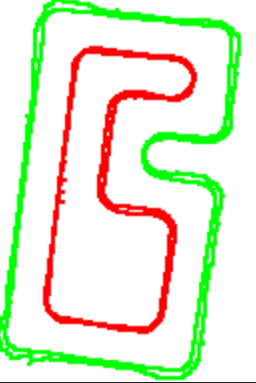
#> input picture Software/super_mega_fusion/slam_resources/carte.png, 256 x 383 px, found by its file name
$ python path_finding_pipeline_flat.py
#> lines starting #> are read from the running program, lines starting #| are printed output that depends on the picture
"""
Path finding pipeline bien moche
"""

from pathlib import Path
import numpy as np
from numpy.typing import NDArray
from PIL import Image
import matplotlib.pyplot as plt
from matplotlib.figure import Figure
from matplotlib.backends.backend_agg import FigureCanvasAgg as FigureCanvas
from matplotlib.axes import Axes
from typing import Callable, Union, TypedDict, TypeAlias
import networkx as nx
from networkx import Graph, DiGraph
from scipy.ndimage import binary_dilation, distance_transform_edt
from dataclasses import dataclass
from enum import Enum
from matplotlib.patches import Circle

# =======================================
#  Parameters
# =======================================

FACTOR_PIXEL_PER_METER = 15  # 15 pixels per meter, so 1 pixel = 0.0667 m
BINARY_DILATION_PIXELS = (
    1  # number of pixels to dilate obstacles in occupancy grid (inflation radius)
)
ASTAR_DO_DIAGONAL = (
    True  # whether to allow diagonal moves in A* graph (8-connected vs 4-connected)
)
ASTAR_AVERAGE_SPEED_MPS = (
    0.3  # assumed average speed of opponents for time estimation (m/s)
)
SAMPLE_INTERVAL_S = 0.3   # s, how often to sample points along A* path / random tree for position estimation
LOCAL_SAMPLE_INTERVAL_S = SAMPLE_INTERVAL_S / 4 # s, time interval between successive points in the local command trajectories (should be <= SAMPLE_INTERVAL_S for consistency)

WHEELBASE_M = 0.5  # m, distance between front and rear axles for trajectory prediction
# old distance-based sampling constant removed; time interval SAMPLE_INTERVAL_S now used
PATH_PLANNING_HORIZON_S = 20.0  # s, how far into the future to plan paths

OPPONENT_COLLISION_RADIUS_M = 0.1  # m, radius around opponent positions to consider as collision for trajectory checking

ASTAR_BIAS_STRENGTH = 15.0  # softmax temperature multiplier for biasing command selection toward A* path
                            # 0 = uniform random, higher = more deterministic toward A* reference

MAX_ITERATIONS = 200_000 # max iterations for path planning procedure (to prevent infinite loops)

FORWARD_DOT_THRESHOLD = 0.0  # minimum dot-product of an edge vector with the local forward direction
                              # to be included in the directed graph.  0.0 = strict forward half-space;
                              # use a small negative value (e.g. -0.3) to allow slight backward lean.

TRACK_FORWARD_REVERSED = True  # False → green wall on right / red on left  (forward = green→red cross-track)
                                 # True  → red wall on right / green on left  (forward reversed)

# Angle convention: **counter-clockwise positive** (standard math)
#   theta = 0   → facing +X (right)
#   theta = π/2 → facing +Y (up)
#   Positive steering angle → left turn (CCW)


def get_positions() -> "InitialPositions":
    # For now, just return some hardcoded positions
    return {
        "seti": Pose2D(x=-1.0, y=-0.2, theta=np.pi / 6),
        "opponents": [
            Pose2D(x=-0.7, y=0.1, theta=0),
            Pose2D(x=0.1, y=0.3, theta=np.pi / 2),
        ],
        # "target": Pose2D(x=1.0, y=2.0, theta=0.0),
        "target": Pose2D(x=-1.0, y=-2, theta=0.0),
    }


# =======================================
#  Definitions
# =======================================

# plt figure generator that will generate a figure given figures appended to show
# An item is either an image array, a callable that draws onto an Axes, or a matplotlib Figure
FigureItem = Union[NDArray, Callable[[Axes], None], Figure]


def figure_to_array(fig: Figure) -> NDArray[np.uint8]:
    """Render a matplotlib Figure to an RGBA NumPy array using the Agg backend (no GUI)."""
    FigureCanvas(fig)  # attach Agg canvas if not already present
    fig.canvas.draw()
    buf = fig.canvas.buffer_rgba()
    return np.asarray(buf)


# plt figure generator that will generate a figure given figures appended to show
class FigureGenerator:
    def __init__(self):
        self.figures: list[tuple[str, FigureItem]] = []

    def add_figure(self, name: str, figure: FigureItem) -> None:
        """Add an image (NDArray) or a draw function (Callable[[Axes], None])."""
        self.figures.append((name, figure))

    def show(self):
        # Create figure with subplots for each figure in self.figures
        n = len(self.figures)
        cols = int(np.ceil(np.sqrt(n)))
        rows = int(np.ceil(n / cols))
        main_fig, axes = plt.subplots(rows, cols, figsize=(5 * cols, 5 * rows))
        axes = axes.flatten() if n > 1 else [axes]
        for ax, (name, item) in zip(axes, self.figures):
            ax.set_title(name)
            if callable(item):
                item(ax)  # Let the callable draw directly onto the axis
            elif isinstance(item, Figure):
                ax.imshow(figure_to_array(item))
                ax.axis("off")
            else:
                ax.imshow(item)
                ax.axis("off")
        plt.tight_layout()
        plt.show()

    # [17 lines left out: function show_at_index, not called in this run]

class Occupancy(Enum):
    FREE = 0
    MISC_OBJECT = 1
    WALL_RED = 10
    WALL_GREEN = 11

OccupancyGrid: TypeAlias = np.ndarray[tuple[int, int], np.dtype[np.uint8]]  # 2D uint8 array: 0=FREE, 1=MISC_OBJECT, 10=WALL_RED, 11=WALL_GREEN

def get_occupancy_grid() -> OccupancyGrid:
    """Load carte.png (RGB) and map pixel colours to Occupancy values.

    Colour mapping:
      white (255,255,255) → FREE
      red   (255,  0,  0) → WALL_RED
      green (  0,255,  0) → WALL_GREEN
      any other colour    → MISC_OBJECT
    """
    img = Image.open(Path(__file__).parent / "carte.png").convert("RGB")
    img_array = np.array(img, dtype=np.uint8)   # shape (H, W, 3)
    img_array = np.rot90(img_array, 2)
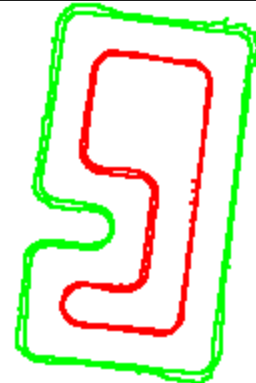
#> img_array: shape (383, 256, 3); mean R, G, B 228.5, 238.2, 212.2
    img_array = np.flip(img_array, 1)
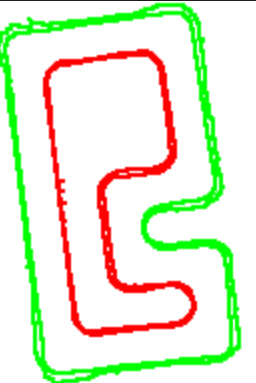
#> img_array: shape (383, 256, 3); mean R, G, B 228.5, 238.2, 212.2
    r, g, b = img_array[:, :, 0], img_array[:, :, 1], img_array[:, :, 2]
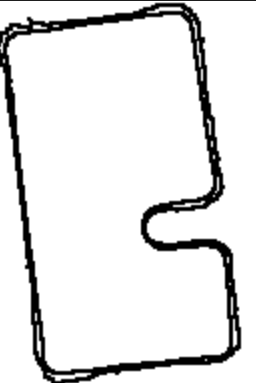
#> r: shape (383, 256); min 0, max 255, mean 228.5
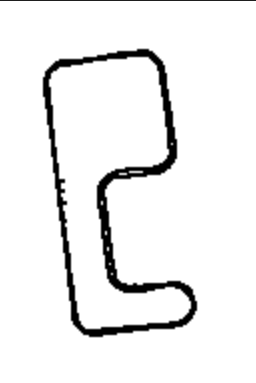
#> g: shape (383, 256); min 0, max 255, mean 238.2
    result = np.full(r.shape, Occupancy.MISC_OBJECT.value, dtype=np.uint8)
    result[(r == 255) & (g == 255) & (b == 255)] = Occupancy.FREE.value
    result[(r == 255) & (g == 0)   & (b == 0)]   = Occupancy.WALL_RED.value
    result[(r == 0)   & (g == 255) & (b == 0)]   = Occupancy.WALL_GREEN.value
    return result


@dataclass
class Pose2D:
    x: float  # m
    y: float  # m
    theta: float  # rad

    @staticmethod
    def change_frame(
        local_pose: "Pose2D",
        frame_origin_pose: "Pose2D",
    ) -> "Pose2D":
        """Convert a pose from a local frame to the global frame defined by frame_origin.

        Args:
            local_pose: The pose in the local frame
            frame_origin: The origin of the local frame in global coordinates
        Returns:
            The pose in the global frame
        """
        # Formula : |x_new|   |a|              |x_old|                       |a|
        #           |y_new| = |b| + R(t_old) *  |y_old| , where local_pose = |b|
        #           |t_new|   t_old + r                                      |r|

        # rotation matrix from local to global
        c, s = np.cos(frame_origin_pose.theta), np.sin(frame_origin_pose.theta)
        xn = frame_origin_pose.x + c * local_pose.x - s * local_pose.y
        yn = frame_origin_pose.y + s * local_pose.x + c * local_pose.y
        tn = (frame_origin_pose.theta + local_pose.theta) % (2 * np.pi)
        return Pose2D(x=xn, y=yn, theta=tn)

    def to_global(self, frame_origin_pose: "Pose2D") -> "Pose2D":
        """Convert this pose from a local frame to the global frame defined by frame_origin.

        Args:
            frame_origin_pose: The origin of the local frame in global coordinates
        Returns:
            The pose in the global frame
        """
        return Pose2D.change_frame(self, frame_origin_pose)


class InitialPositions(TypedDict):
    seti: Pose2D
    opponents: list[Pose2D]
    target: Pose2D


# =======================================
#  Main
# =======================================
fig_gen = FigureGenerator()

# ======= Initial positions and map =======
# Get occupancy grid
occupancy_grid_original = get_occupancy_grid()
# copy for calculations, will be dilated
occupancy_grid = occupancy_grid_original.copy()

# compute extent in pixel coordinates so that origin (0,0) → center of image
h, w = occupancy_grid.shape
extent = (-w / 2, w / 2, -h / 2, h / 2)

fig_occ = Figure()
ax_occ = fig_occ.add_subplot(111)
# origin='lower' makes y increase upward which matches usual coordinate frames
# draw helper that converts OccupancyGrid values to RGBA colours for display

# Colour palette for each Occupancy value
_OCCUPANCY_COLOURS: dict[int, tuple[int, int, int, int]] = {
    Occupancy.FREE.value:        (255, 255, 255, 255),  # white
    Occupancy.MISC_OBJECT.value: (160, 160, 160, 255),  # gray
    Occupancy.WALL_RED.value:    (220,  50,  50, 255),  # red
    Occupancy.WALL_GREEN.value:  ( 50, 180,  50, 255),  # green
}

def _occupancy_to_rgba(grid: OccupancyGrid) -> np.ndarray:
    """Return an (H, W, 4) uint8 RGBA array for the given OccupancyGrid."""
    h_, w_ = grid.shape
    rgba = np.zeros((h_, w_, 4), dtype=np.uint8)
    for val, colour in _OCCUPANCY_COLOURS.items():
        mask = grid == val
        rgba[mask] = colour
#> (the rest of the program and of its run is left out)
